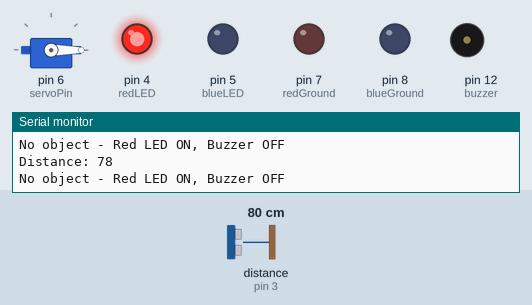
Bench run of a sketch on a simulated Arduino Uno, built with avr-gcc and run on an emulated ATmega328P. Shown: servo, output pins drawn as LEDs (lit = HIGH), buzzer (waves = sounding, pin HIGH), the last lines printed to the serial monitor. Wiring (inferred from the names in the program): ultrasonic range finder: trigger pin 2; echo pin 3. Inputs (shaded band) come from the test bench; at power-on: distance to the obstacle (sensor on pin 3) 80 cm. The echo pulse lasts 58.3 µs per cm; pins used as bus, display or sensor lines are not drawn.

Above: at 1.3 s.
1.4 s: distance to the obstacle (sensor on pin 3) set to 18 cm
2.9 s: distance to the obstacle (sensor on pin 3) set to 14 cm
At 3.11 s:
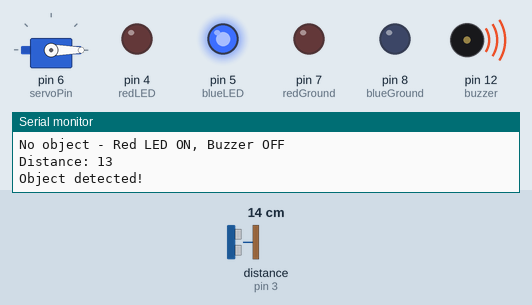
At 6.4 s:
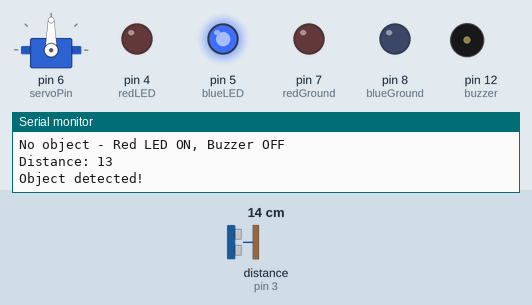
Timing chart, 0 to 11.9 s (numbered marks = the images above; inputs shaded):
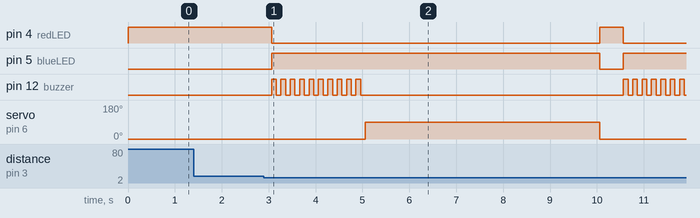

Measured:
- the behaviour switches between 17 and 16 cm on distance to the obstacle (sensor on pin 3) (found by bisection; images 0 and 1)
- after the input at 2.9 s, pin 4 (redLED): HIGH → LOW after 0.16 s, → HIGH 7.0 s later, → LOW 0.50 s later; pin 5 (blueLED): LOW → HIGH after 0.16 s, → LOW 7.0 s later, → HIGH 0.50 s later

The sketch:

project2.ino
```cpp
#include <Servo.h>
const int redGround = 7;
const int blueGround = 8;
const int trigPin = 2;
const int echoPin = 3;
const int redLED = 4;
const int blueLED = 5;
const int servoPin = 6;
const int buzzer = 12;
Servo barrier;
long duration;
int distance;
void setup() {
  Serial.begin(9600);
  pinMode(trigPin, OUTPUT);
  pinMode(echoPin, INPUT);
  pinMode(redLED, OUTPUT);
  pinMode(blueLED, OUTPUT);
  pinMode(buzzer, OUTPUT);
  pinMode(redGround,OUTPUT);
  pinMode(blueGround,OUTPUT);
  barrier.attach(servoPin);
  barrier.write(0);

  digitalWrite(redGround, LOW);
  digitalWrite(blueGround, LOW);

  digitalWrite(redLED, HIGH);
  digitalWrite(blueLED, LOW);
  digitalWrite(buzzer, LOW);
  Serial.println("System initialized. Red LED ON. Waiting for object...");
}
void loop() {
  digitalWrite(trigPin, LOW);
  delayMicroseconds(2);
  digitalWrite(trigPin, HIGH);
  delayMicroseconds(10);
  digitalWrite(trigPin, LOW);

  duration = pulseIn(echoPin, HIGH);
  distance = duration * 0.034 / 2;
  Serial.print("Distance: ");
  Serial.println(distance);
  if (distance > 0 && distance <= 15) {
    Serial.println("Object detected!");
    digitalWrite(redLED, LOW);
    digitalWrite(blueLED, HIGH);

    for (int i = 0; i < 10; i++) {
      digitalWrite(buzzer, HIGH);
      delay(100);
      digitalWrite(buzzer, LOW);
      delay(100);
    }

    barrier.write(90);
    delay(5000);
    barrier.write(0);

    digitalWrite(blueLED, LOW);
    digitalWrite(redLED, HIGH);
    digitalWrite(buzzer, LOW);
    Serial.println("Resetting to idle: Red ON, Blue OFF, Buzzer OFF");
  } else {

    digitalWrite(redLED, HIGH);
    digitalWrite(blueLED, LOW);
    digitalWrite(buzzer, LOW);
    barrier.write(0);
    Serial.println("No object - Red LED ON, Buzzer OFF");
  }
  delay(500);
}
```
